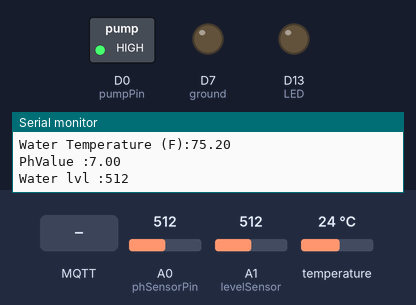
A sketch run on a simulated Arduino MKR. Shown: switched loads named in the sketch (green lamp = pin HIGH), output pins drawn as LEDs (lit = HIGH), the last lines printed to the serial monitor. Inputs (shaded band) come from the test bench; at power-on: A0 (phSensorPin) = 512, A1 (levelSensor) = 512, temperature 24 °C. WiFi joins after 1.5 s; servers stay silent unless stated; no MQTT or app messages arrive unless stated.

Above: at 2.7 s.
2.8 s: MQTT message "Turn on" arrives on the first subscribed topic
At 4.4 s:
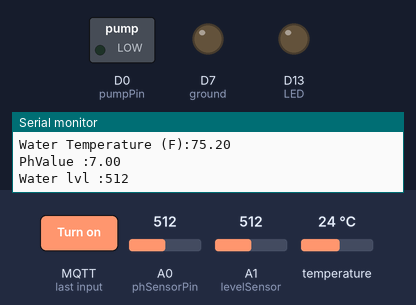
4.9 s: MQTT message "Turn off" arrives on the first subscribed topic
At 5.8 s:
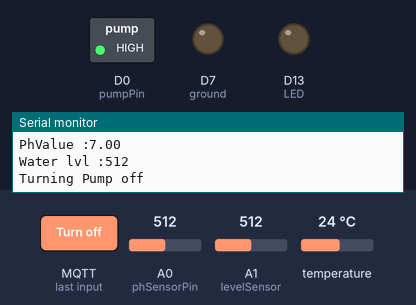
Timing chart, 0 to 7.9 s (numbered marks = the images above; inputs shaded):
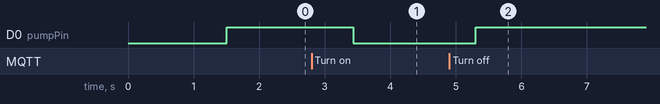

The sketch:

quality_monitoring.ino
```cpp
//Dependencies
#include <ArduinoHttpClient.h>
#include <ArduinoJson.h>
#include <WiFiNINA.h>
#include <ArduinoMqttClient.h>
#include <OneWire.h>
#include <DallasTemperature.h>

//Connect Arduino Board to WiFi
WiFiClient wifiClient;
HttpClient httpClient = HttpClient(wifiClient, "192.168.8.210", 8080);
MqttClient mqttClient(wifiClient);
//MQTT Broker Information
const char broker[] = "192.168.8.210";
String mqtt_username = "smartmqtt";
String mqtt_password = "HokieDVE";
int port = 1883;
//MQTT Topics
String topic_outtake_pump = String("qual_chamber/outtake_pump");
String topic_ph = String("qual_chamber/ph_sensor");
String topic_level = String("qual_chamber/water_level");
String topic_temp = String("qual_chamber/water_temp");

//Arduino Ports and Pins
#define phSensorPin A0
#define levelSensor A1
#define LED 13
#define pumpPin 0
#define ground 7
#define waterTemp 1

//Values for calculating pH level
int samples = 10;
float adc_resolution = 1024.0;

//FOR TEMP SENSOR
// Setup a oneWire instance to communicate with any OneWire devices
OneWire oneWire(waterTemp);
// Pass our oneWire reference to Dallas Temperature sensor
DallasTemperature sensors(&oneWire);
// Temperature value
float temp;

//Converts voltage value to readable pH value
float ph (float voltage) {
    return 7 + ((2.5 - voltage) / 0.1841);
}

void setup() {
  Serial.begin(9600);

  Serial.println("Serial initialized");

  /*Connecting to the the Wifi Router*/

  // Connect to Wi-Fi
  WiFi.begin("Testbed-W", "HokieDVE");
  while (WiFi.status() != WL_CONNECTED) {
    delay(1000);
    Serial.println("Connecting to WiFi...");
  }
  Serial.println("Connected to WiFi");

  //Configure Arduino Pins
  //Water level needs 5 Volts to work properly
  pinMode(pumpPin, OUTPUT);
  pinMode(ground, OUTPUT);
  digitalWrite(ground, LOW);
  pinMode(LED, OUTPUT);
  //Defaults pump to off
  digitalWrite(pumpPin, HIGH);
  //Connects to MQTT Broker
  mqttConn();

  //Starts Water Temp
  sensors.begin();
}

void loop() {
  //Continously listens to MQTT
  mqttClient.poll();

  //Readers water level
  int water_level_value = analogRead(levelSensor);

  //Gets water temperature value
  sensors.requestTemperatures();
  // Temperature in Fahrenheit degrees
  temp = sensors.getTempFByIndex(0);
  if(temp != DEVICE_DISCONNECTED_F)
  {
    Serial.print("Water Temperature (F):" );
    Serial.print(temp);
    Serial.println();
    //Publishes pH level to MQTT and prints on serial monitor
    mqttClient.beginMessage(topic_temp);
    mqttClient.print(temp, 2);
    mqttClient.endMessage();
  }
  else
  {
    Serial.println("Error: Could not read temperature data");
    mqttClient.beginMessage(topic_temp);
    mqttClient.print("Error: Could not read temperature data");
    mqttClient.endMessage();
  }

  //Reads ph Sensor value.
  int measurings = 0;
  for (int i = 0; i < samples; i++){
    measurings += analogRead(phSensorPin);
    delay(10);
  }
  //Calibrates value to desired value
  float voltage = (5 / adc_resolution) * (measurings/samples);
  //Converts voltage to pH Value
  float ph_level_value = ph(voltage);

  //Publishes pH level to MQTT and prints on serial monitor
  mqttClient.beginMessage(topic_ph);
  mqttClient.print(ph_level_value, 2);
  mqttClient.endMessage();
  // Pure Lemon Juice pH level around -6.55 and window cleaner is around 4.06 (takes time to increase to this value) with current calibration.
  Serial.print("PhValue :" );
  Serial.print(ph_level_value);
  Serial.println();

//Publishes water level to MQTT and prints on serial monitor
  mqttClient.beginMessage(topic_level);
  mqttClient.print(water_level_value);
  mqttClient.endMessage();

  Serial.print("Water lvl :" );
  Serial.print(water_level_value);
  Serial.println();

  delay(1000);

}

/*
  Method responsible for connecting to the MQTT Broker
*/
void mqttConn(){

  Serial.print("Attempting to connect to the MQTT broker: ");
  Serial.println(broker);
  mqttClient.setUsernamePassword(mqtt_username, mqtt_password);
  if (!mqttClient.connect(broker, port)) {
    Serial.print("MQTT connection failed! Error code = ");
    Serial.println(mqttClient.connectError());

    while (1);
  }

  Serial.println("You're connected to the MQTT broker!");
  Serial.println();

  // set the message receive callback
  mqttClient.onMessage(onMqttMessage);

  Serial.print("Subscribing to topic: ");
  Serial.println(topic_outtake_pump);
  Serial.println();

  // subscribe to a pump topic
  mqttClient.subscribe(topic_outtake_pump);

  // topics can be unsubscribed using:
  // mqttClient.unsubscribe(topic);

  Serial.print("Waiting for messages on topic: ");
  Serial.println(topic_outtake_pump);
  Serial.println();
}

/*
  Method that processes incoming MQTT message requests
*/
void onMqttMessage(int messageSize){
  String message = mqttClient.messageTopic();
  /*
  Serial.println("--------------------------");
  Serial.print("Received a message with topic ");
  Serial.println(message);
  */
  char messageArr[messageSize + 1] ;
  int count = 0;
  while (mqttClient.available()) {
    char letter = mqttClient.read();
    messageArr[count] = letter;
    count++;
  }
  messageArr[count] = '\0';
  /*
  Serial.print("Message: ");
  Serial.println(messageArr);
  Serial.println("--------------------------");

  Serial.println(message); Serial.println(topic_outtake_pump);
  */

// Turns pump on or off
  if(message == topic_outtake_pump){

    if (strcmp(messageArr,"Turn off") == 0) {
      Serial.println("Turning Pump off");
      digitalWrite(pumpPin, HIGH);
    }
    if (strcmp(messageArr,"Turn on") == 0) {
      Serial.println("Turning Pump On");
      digitalWrite(pumpPin, LOW);
    }
  }

}
```

Measured:
- after the input at 2.8 s, D0 (pumpPin): HIGH → LOW after 0.64 s
- after the input at 4.9 s, D0 (pumpPin): LOW → HIGH after 0.40 s
